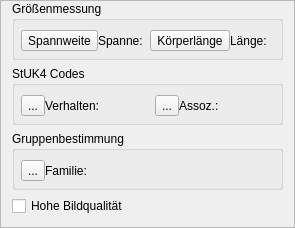
    <widget class="QFrame" name="frame_shared">
     <property name="sizePolicy">
      <sizepolicy hsizetype="Preferred" vsizetype="Preferred">
       <horstretch>0</horstretch>
       <verstretch>0</verstretch>
      </sizepolicy>
     </property>
     <property name="frameShape">
      <enum>QFrame::StyledPanel</enum>
     </property>
     <property name="frameShadow">
      <enum>QFrame::Raised</enum>
     </property>
     <layout class="QVBoxLayout" name="verticalLayout">
      <property name="topMargin">
       <number>0</number>
      </property>
      <item>
       <widget class="QGroupBox" name="groupbox_size">
        <property name="title">
         <string>Größenmessung</string>
        </property>
        <layout class="QHBoxLayout" name="horizontalLayout_10">
         <property name="spacing">
          <number>0</number>
         </property>
         <property name="leftMargin">
          <number>6</number>
         </property>
         <property name="rightMargin">
          <number>6</number>
         </property>
         <property name="bottomMargin">
          <number>6</number>
         </property>
         <item>
          <widget class="QToolButton" name="button_width">
           <property name="sizePolicy">
            <sizepolicy hsizetype="Fixed" vsizetype="Fixed">
             <horstretch>0</horstretch>
             <verstretch>0</verstretch>
            </sizepolicy>
           </property>
           <property name="maximumSize">
            <size>
             <width>16777215</width>
             <height>16777215</height>
            </size>
           </property>
           <property name="text">
            <string>Spannweite</string>
           </property>
           <property name="icon">
            <iconset theme="measure">
             <normaloff>.</normaloff>.</iconset>
           </property>
          </widget>
         </item>
         <item>
          <widget class="QLabel" name="label">
           <property name="text">
            <string>Spanne:</string>
           </property>
          </widget>
         </item>
         <item>
          <widget class="QLabel" name="label_width">
           <property name="text">
            <string/>
           </property>
          </widget>
         </item>
         <item>
          <widget class="QToolButton" name="button_length">
           <property name="text">
            <string>Körperlänge</string>
           </property>
           <property name="icon">
            <iconset theme="measure">
             <normaloff>.</normaloff>.</iconset>
           </property>
          </widget>
         </item>
         <item>
          <widget class="QLabel" name="label_2">
           <property name="text">
            <string>Länge:</string>
           </property>
          </widget>
         </item>
         <item>
          <widget class="QLabel" name="label_length">
           <property name="text">
            <string/>
           </property>
          </widget>
         </item>
        </layout>
       </widget>
      </item>
      <item>
       <widget class="QGroupBox" name="groupbox_stuk4">
        <property name="title">
         <string>StUK4 Codes</string>
        </property>
        <property name="checkable">
         <bool>false</bool>
        </property>
        <property name="checked">
         <bool>false</bool>
        </property>
        <layout class="QHBoxLayout" name="horizontalLayout_16">
         <property name="spacing">
          <number>0</number>
         </property>
         <property name="leftMargin">
          <number>6</number>
         </property>
         <property name="rightMargin">
          <number>6</number>
         </property>
         <property name="bottomMargin">
          <number>6</number>
         </property>
         <item>
          <widget class="QToolButton" name="toolbutton_behaviour">
           <property name="text">
            <string>...</string>
           </property>
           <property name="icon">
            <iconset theme="view-list-text">
             <normaloff>.</normaloff>.</iconset>
           </property>
          </widget>
         </item>
         <item>
          <widget class="QLabel" name="label_behaviour">
           <property name="sizePolicy">
            <sizepolicy hsizetype="Preferred" vsizetype="Preferred">
             <horstretch>2</horstretch>
             <verstretch>0</verstretch>
            </sizepolicy>
           </property>
           <property name="text">
            <string>Verhalten:</string>
           </property>
          </widget>
         </item>
         <item>
          <widget class="QLabel" name="text_behaviour">
           <property name="sizePolicy">
            <sizepolicy hsizetype="Preferred" vsizetype="Preferred">
             <horstretch>3</horstretch>
             <verstretch>0</verstretch>
            </sizepolicy>
           </property>
           <property name="text">
            <string/>
           </property>
          </widget>
         </item>
         <item>
          <widget class="QToolButton" name="toolbutton_associations">
           <property name="text">
            <string>...</string>
           </property>
           <property name="icon">
            <iconset theme="view-list-text">
             <normaloff>.</normaloff>.</iconset>
           </property>
          </widget>
         </item>
         <item>
          <widget class="QLabel" name="label_associations">
           <property name="sizePolicy">
            <sizepolicy hsizetype="Preferred" vsizetype="Preferred">
             <horstretch>2</horstretch>
             <verstretch>0</verstretch>
            </sizepolicy>
           </property>
           <property name="text">
            <string>Assoz.:</string>
           </property>
          </widget>
         </item>
         <item>
          <widget class="QLabel" name="text_associations">
           <property name="sizePolicy">
            <sizepolicy hsizetype="Preferred" vsizetype="Preferred">
             <horstretch>3</horstretch>
             <verstretch>0</verstretch>
            </sizepolicy>
           </property>
           <property name="text">
            <string/>
           </property>
          </widget>
         </item>
        </layout>
       </widget>
      </item>
      <item>
       <widget class="QGroupBox" name="groupbox_group_ids">
        <property name="title">
         <string>Gruppenbestimmung</string>
        </property>
        <property name="checkable">
         <bool>false</bool>
        </property>
        <property name="checked">
         <bool>false</bool>
        </property>
        <layout class="QHBoxLayout" name="horizontalLayout_9">
         <property name="spacing">
          <number>0</number>
         </property>
         <property name="leftMargin">
          <number>6</number>
         </property>
         <property name="rightMargin">
          <number>6</number>
         </property>
         <property name="bottomMargin">
          <number>6</number>
         </property>
         <item>
          <widget class="QToolButton" name="toolbutton_family">
           <property name="text">
            <string>...</string>
           </property>
           <property name="icon">
            <iconset theme="view-list-text">
             <normaloff>.</normaloff>.</iconset>
           </property>
          </widget>
         </item>
         <item>
          <widget class="QLabel" name="label_family">
           <property name="sizePolicy">
            <sizepolicy hsizetype="Preferred" vsizetype="Preferred">
             <horstretch>0</horstretch>
             <verstretch>0</verstretch>
            </sizepolicy>
           </property>
           <property name="text">
            <string>Familie:</string>
           </property>
          </widget>
         </item>
         <item>
          <widget class="QLabel" name="text_family">
           <property name="sizePolicy">
            <sizepolicy hsizetype="MinimumExpanding" vsizetype="Preferred">
             <horstretch>0</horstretch>
             <verstretch>0</verstretch>
            </sizepolicy>
           </property>
           <property name="text">
            <string/>
           </property>
          </widget>
         </item>
        </layout>
       </widget>
      </item>
      <item>
       <widget class="QCheckBox" name="checkbox_image_quality">
        <property name="text">
         <string>Hohe Bildqualität</string>
        </property>
       </widget>
      </item>
     </layout>
    </widget>
